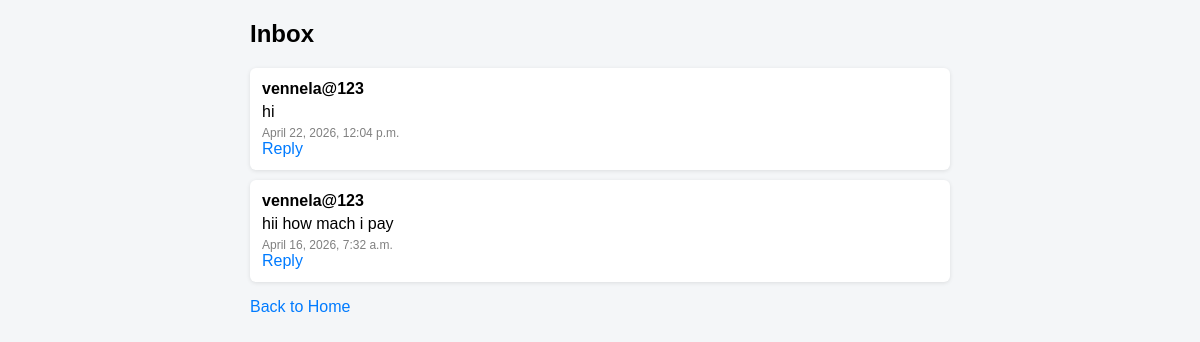
The page /inbox/ (signed in) on the database its author committed.
### myapp/models.py (models this page shows, shortened)
class Messages(models.Model):
    sender = models.ForeignKey(User, related_name='send_massages', on_delete=models.CASCADE)
    reciver = models.ForeignKey(User, related_name='recive_messages', on_delete=models.CASCADE)
    text = models.TextField()
    created_at = models.DateTimeField(auto_now=True)

### myapp/views.py (the view)
# urls.py: path('inbox/', views.inbox, name='inbox'),
@login_required
def inbox(request):
    messages = cache.get('inbox_messages')
    if not messages:
        messages = list(Messages.objects.select_related('sender').filter(reciver=request.user).order_by("-created_at"))
        cache.set('inbox_messages', messages, 60*20)
    return render(request, "my_messages.html", {"messages": messages})

### templates/my_messages.html (shortened to what this page needs)
<!DOCTYPE html>
<html>
<head>
</head>
<body>
<div class="container">
    <h2>Inbox</h2>
    {% for message in messages %}
        <div class="message">
            <div class="sender">{{ message.sender.username }}</div>
            <div class="text">{{ message.text }}</div>
            <div class="time">{{ message.created_at }}</div>
            <a href="{% url 'send_messages' message.sender.id %}">Reply</a>
        </div>
    {% empty %}
        <p>No messages</p>
    {% endfor %}
    <p><a href="{% url 'home' %}">Back to Home</a></p>
</div>
</body>
</html>

### templates/my_messages.html (style rules this page uses)
body { font-family: Arial; margin: 20px; background: #f4f6f8; }
.container { max-width: 700px; margin: auto; }
.message { background: #fff; padding: 12px; margin-bottom: 10px; border-radius: 6px; box-shadow: 0 1px 4px rgba(0,0,0,0.1); }
.sender { font-weight: bold; }
.text { margin: 5px 0; }
.time { font-size: 12px; color: gray; }
a { text-decoration: none; color: #007bff; }

### rows shown on the page
Messages: sender.username "vennela@123", text "hi", created_at "April 22, 2026, 12:04 p.m."
Messages: sender.username "vennela@123", text "hii how mach i pay", created_at "April 16, 2026, 7:32 a.m."
